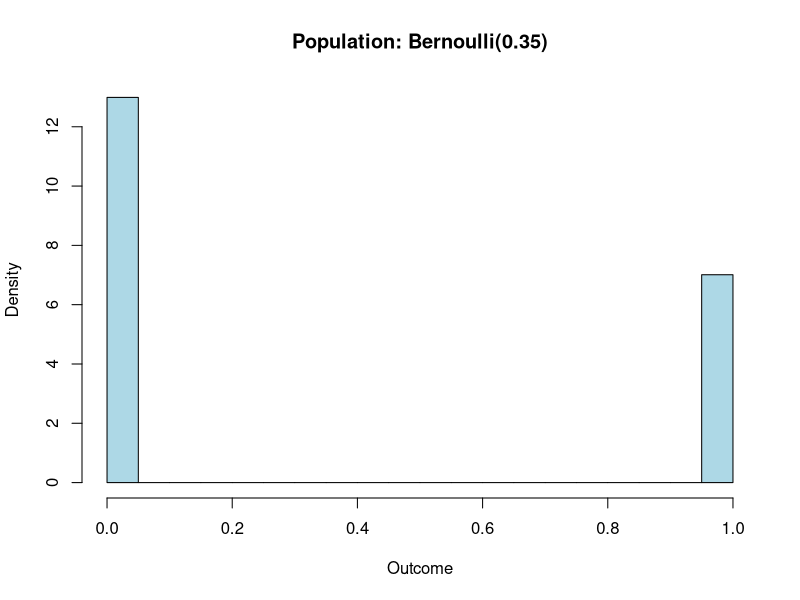
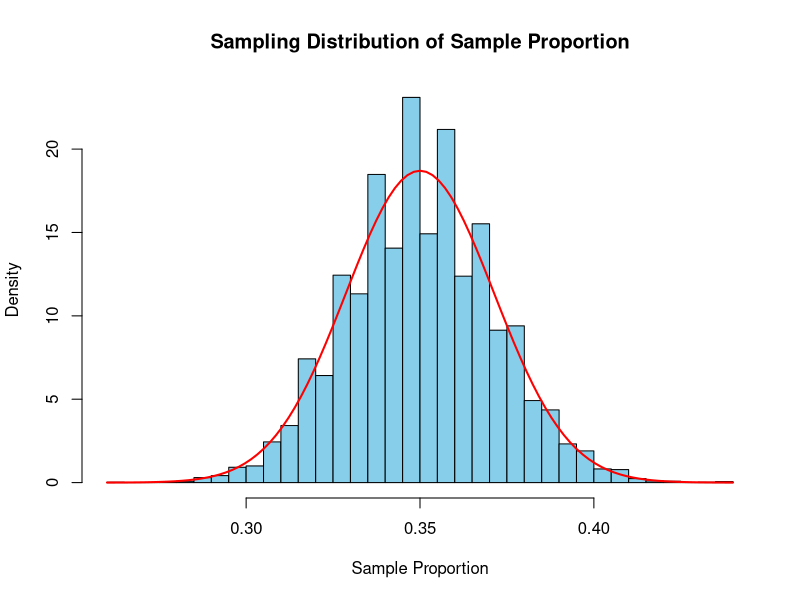
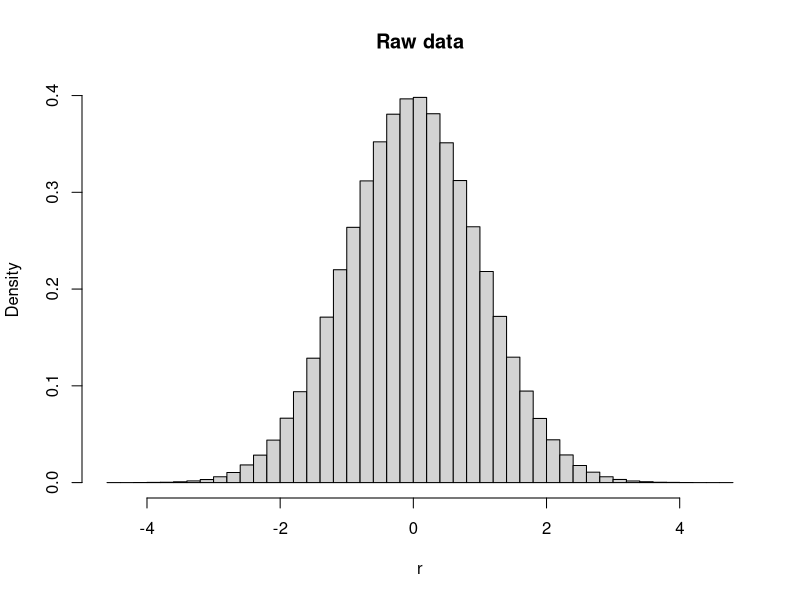
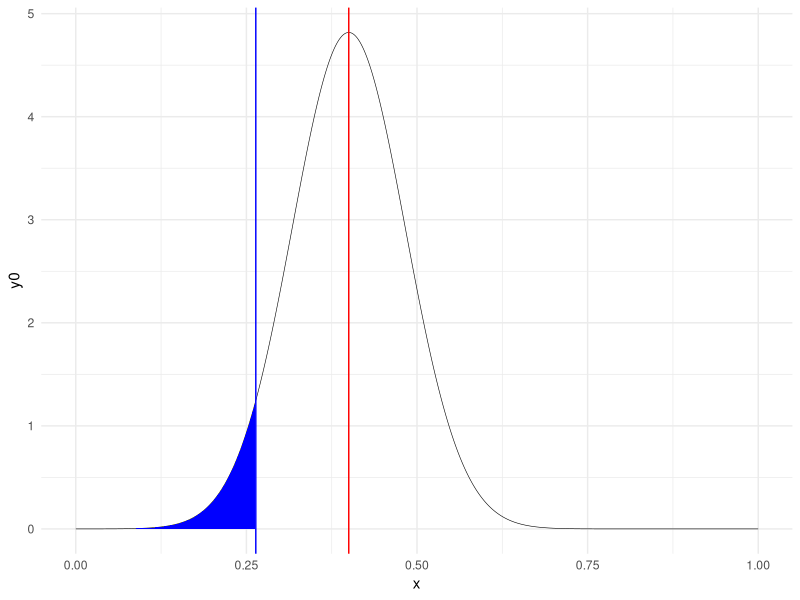

The R source for these figures, in order: (Note: this script raises an error after producing the figures.)
# Lecture 3. 
# OK. Let's start iwth a warmup. Last time we showed that the Central Limit Theorem
# works for continuous variables. Max argued that this also works for proportions!
# After all a proportion is just the average of a binary outcome. Let's
# show this. 
rm(list = ls())
set.seed(22092008)

N <- 1000000   # population size
n <- 500      # sample size
numloop <- 10000 # number of samples
p <- 0.35      # true proportion

# Generate population
r <- rbinom(n = N, size = 1, prob = p)
sig2 <- p * (1 - p)

# Plot population
hist(r, prob = TRUE, 
     main = "Population: Bernoulli(0.35)",
     xlab = "Outcome", col = "lightblue")

readline(prompt="Press [enter] to continue")

# Placeholder for sample means
g <- numeric(numloop)

# Monte Carlo loop
for (i in 1:numloop) {
  tmp <- sample(r, n, replace = FALSE)
  g[i] <- mean(tmp)
}

# Histogram of sample means
hist(g, prob = TRUE, breaks = 50,
     main = "Sampling Distribution of Sample Proportion",
     xlab = "Sample Proportion", col = "skyblue")

# Overlay normal curve
curve(dnorm(x, mean = p, sd = sqrt(sig2/n)),
      col = "red", lwd = 2, add = TRUE)

# Show comparison
cat("Theoretical mean:", p, "\n")
cat("Empirical mean:", mean(g), "\n")
cat("Theoretical SE:", sqrt(sig2/n), "\n")
cat("Empirical SE:", sd(g), "\n")

# OK. That was fun. You can break this by making p = 0.01 and n=10. 

#Now let's get to the second question about Confidence Intervals. 
# Max said ``We are 95% confident that the true consumption of participants 
# lies between 23.78 and 28.23 kWh per day.
# I think there is commonly an issue with the use of the word ``confident``. 
# This is standard usage found everywhere, but often gets confused with the word 
# ``probability``. This is a discussion in Statistics that is old and still a 
# sore spot for many. But the best way to think about a confidence interval 
# in your mind is what the asked of the question proposed. `
# `If I calculated a CI  1000 times on different random samples from the 
# population, 95% of the time, the Confidence Interval would contain the true 
#parameter.``

rm(list = ls()) # clear memory
library("dplyr") # some data wrangling tools we like. 
set.seed(22092008) # set random number generator seed

N<-1000000 # population size
n <- 1000 # sample size (for calculation of mean)
df = n-1 # we are calculating a mean, so df = n-1

# We will first do this once. Then repeat it {numloop} times. 
numloop <- 10000 # number of draws

# Placeholder
g <- numeric(numloop) 
gtmp <-numeric(numloop) 
se <-numeric(numloop) 
cil <-numeric(numloop)
ciu <-numeric(numloop) 
cheese <-numeric(numloop) 
# Set Type 1 Error Probability
alpha <- 0.05 
a2 <-0.5*alpha # claculate alpha/2

# # Let's use normally distributed data
 sig2 <- 1 # variance for population
 mu <- 0 # mean of population 
 r <- rnorm(N, mean=mu,sd=sqrt(sig2))



# Plot population
hist(r,prob=TRUE,breaks = 50,main = "Raw data")

# Let us calculate a confidence interval for a single sample we drew. 

tmp <-sample(r, n, replace = FALSE, prob = NULL)
 gtmp <- mean(tmp)
 se <-sqrt(var(tmp)/n)
 cil <- gtmp+qt(0.5*alpha,n-1)*se
 ciu <- gtmp-qt(0.5*alpha,n-1)*se
cheese <- between(mu,cil,ciu)
print(cil)
print(ciu)
print(cheese)

# Now let's do this numloop times
for(i in 1:numloop) {
tmp <-sample(r, n, replace = TRUE, prob = NULL)
gtmp[i] <- mean(tmp)
se[i] <-sqrt(var(tmp)/n)
cil[i] <- gtmp[i]+qt(a2,df)*se[i]
ciu[i] <- gtmp[i]-qt(a2,df)*se[i]
cheese[i] <- mu<cil[i] | mu>ciu[i]
}
print(round(mean(cheese),2))

# COOL, right! So hopefully this helped us think about the interpretation 
# of a confidence interval a bit. 


# Exercise 3. A hypothesis test. 
# Let's play with the windmills example a bit. 

rm(list = ls()) # clear memory
library(ggplot2) # Pretty Plots

p <- 0.4 # p under null hypothesis
n <- 35 # sample size (like in class)
a <- 0.05 # Type 1 Error (we choose)

# Let's plot the smapling distribution under the null being true!
x <- seq(0, 1, .002) # prportions lie between 0 and 1! 
y0 <- dnorm(x,mean=p,sd = sqrt((p*(1-p)/n)), log = FALSE)
dat <- cbind.data.frame(x,y0)
ggplot(dat, aes(x = x, y = y0)) +
  geom_line(size=0.2) +
  geom_vline(aes(xintercept=p), linetype="solid", size=0.5, colour="red") +
  theme_minimal() +
  geom_vline(aes(xintercept=qnorm(a,mean=p,sd = sqrt((p*(1-p)/n)), log = FALSE)),linetype="solid", size=0.5, colour="blue") +
 geom_area(mapping = aes(x = ifelse(x<qnorm(.95,mean=p,sd = sqrt((p*(1-p)/n)), log = FALSE, lower.tail=F), x, 0)), fill = "blue")

phat <- 0.343
ggplot(dat, aes(x = x, y = y0)) +
  geom_line(size=0.2) +
  geom_area(mapping = aes(x = ifelse(x<qnorm(1-.245,mean=p,sd = sqrt((p*(1-p)/n)),  lower.tail=F), x, 0)), alpha=0.5 , fill = "firebrick1")+ 
  xlim(0,0.7) + ylim(-.01,max(y1)) +
  geom_vline(aes(xintercept=phat), linetype="solid", size=0.2, colour="blue") +
  geom_hline(aes(yintercept=0), linetype="solid", size=0.2, colour="black") +
  annotate("text", label = "P-value", x = 0.27, y = 0.4, size = 3, colour = "black") +
  labs(x="Share Defective", y="Density") +
  theme_minimal()





+
  
  
 +
  geom_vline(aes(xintercept=qnorm(0.05,mean=p,sd = sqrt((p*(1-p)/n)), log = FALSE)),
             linetype="solid", size=0.2, colour="blue") +
  geom_hline(aes(yintercept=0), linetype="solid", size=0.2, colour="black") +
  annotate("text", label = "fail to reject", x = 0.6, y = 3, size = 4, colour = "blue") +
  annotate("text", label = "reject", x =0.1, y = 3, size = 4, colour = "red") +
  #annotate("text", label = expression(alpha), x = 0.25, y = 0.4, size = 5, colour = "black") +
  labs(x="Share Defective", y="Density") +
  geom_segment(aes(x = qnorm(.95,mean=p,sd = sqrt((p*(1-p)/n)), log = FALSE, lower.tail=F), y = 0, xend = 0.7, yend = 0), linetype="solid", size=1, colour="blue") + 
  geom_segment(aes(x = 0, y=0, xend= qnorm(.95,mean=p,sd = sqrt((p*(1-p)/n)), log = FALSE, lower.tail=F), yend = 0), linetype="solid", size=1, colour="red") + 
  theme_minimal()+
  geom_area(mapping = aes(x = ifelse(x>qnorm(.95,mean=p,sd = sqrt((p*(1-p)/n)), log = FALSE, lower.tail=F), x, 0), y=y1), alpha=0.5, fill = "skyblue") +
  geom_line(mapping=aes(x=x,y=y1),linetype="solid", size=0.2, colour="grey") 
#geom_line(mapping=aes(x=x,y=y0)) +
#annotate("text", label = expression(beta), x = 0.3, y = .2, size = 5, colour = "black")
p3





pf <- 0.30 # p true if null not true

x <- seq(0, 1, .002)
y0 <- dnorm(x,mean=p,sd = sqrt((p*(1-p)/n)), log = FALSE)
y1 <- dnorm(x,mean=pf,sd = sqrt((pf*(1-pf)/n)), log = FALSE)
dat <- cbind.data.frame(x,y0,y1)
p3 <- ggplot(dat, aes(x = x, y = y0)) +
  geom_line(size=0.2) +
  geom_area(mapping = aes(x = ifelse(x<qnorm(.95,mean=p,sd = sqrt((p*(1-p)/n)), log = FALSE, lower.tail=F), x, 0)), fill = "firebrick1")+ 
  xlim(0,0.7) + ylim(-.01,max(y1)) +
  geom_vline(aes(xintercept=qnorm(0.05,mean=p,sd = sqrt((p*(1-p)/n)), log = FALSE)),
             linetype="solid", size=0.2, colour="blue") +
  geom_hline(aes(yintercept=0), linetype="solid", size=0.2, colour="black") +
  annotate("text", label = "fail to reject", x = 0.6, y = 3, size = 4, colour = "blue") +
  annotate("text", label = "reject", x =0.1, y = 3, size = 4, colour = "red") +
  #annotate("text", label = expression(alpha), x = 0.25, y = 0.4, size = 5, colour = "black") +
  labs(x="Share Defective", y="Density") +
  geom_segment(aes(x = qnorm(.95,mean=p,sd = sqrt((p*(1-p)/n)), log = FALSE, lower.tail=F), y = 0, xend = 0.7, yend = 0), linetype="solid", size=1, colour="blue") + 
  geom_segment(aes(x = 0, y=0, xend= qnorm(.95,mean=p,sd = sqrt((p*(1-p)/n)), log = FALSE, lower.tail=F), yend = 0), linetype="solid", size=1, colour="red") + 
  theme_minimal()+
  geom_area(mapping = aes(x = ifelse(x>qnorm(.95,mean=p,sd = sqrt((p*(1-p)/n)), log = FALSE, lower.tail=F), x, 0), y=y1), alpha=0.5, fill = "skyblue") +
  geom_line(mapping=aes(x=x,y=y1),linetype="solid", size=0.2, colour="grey") 
#geom_line(mapping=aes(x=x,y=y0)) +
#annotate("text", label = expression(beta), x = 0.3, y = .2, size = 5, colour = "black")
p3

 




